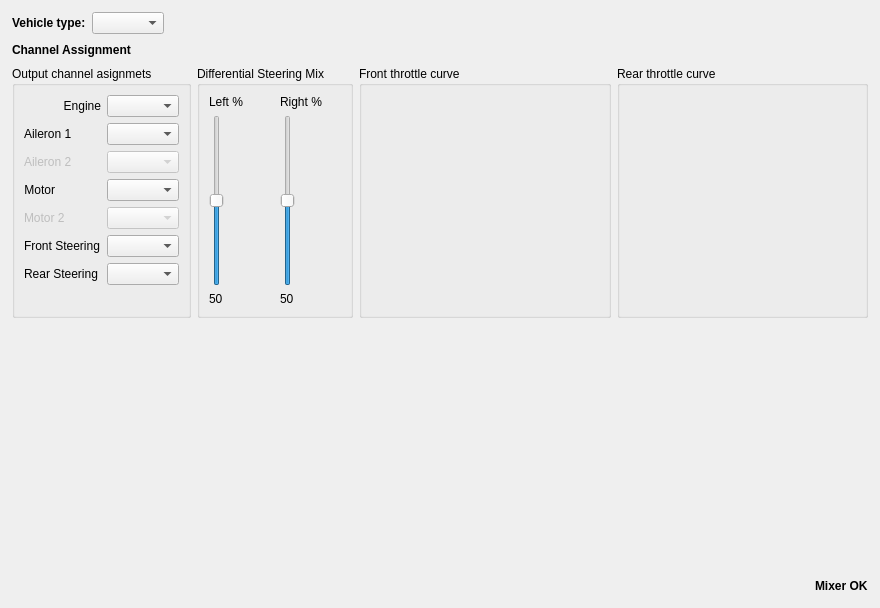
<?xml version="1.0" encoding="UTF-8"?>
<ui version="4.0">
 <class>GroundConfigWidget</class>
 <widget class="QWidget" name="GroundConfigWidget">
  <property name="geometry">
   <rect>
    <x>0</x>
    <y>0</y>
    <width>880</width>
    <height>608</height>
   </rect>
  </property>
  <property name="windowTitle">
   <string>Form</string>
  </property>
  <layout class="QVBoxLayout" name="verticalLayout_10">
   <property name="margin">
    <number>12</number>
   </property>
   <item>
    <layout class="QVBoxLayout" name="verticalLayout_61">
     <item>
      <layout class="QHBoxLayout" name="horizontalLayout_31">
       <item>
        <widget class="QLabel" name="label_51">
         <property name="sizePolicy">
          <sizepolicy hsizetype="Minimum" vsizetype="Preferred">
           <horstretch>0</horstretch>
           <verstretch>0</verstretch>
          </sizepolicy>
         </property>
         <property name="font">
          <font>
           <weight>75</weight>
           <bold>true</bold>
          </font>
         </property>
         <property name="text">
          <string>Vehicle type:</string>
         </property>
        </widget>
       </item>
       <item>
        <widget class="QComboBox" name="groundVehicleType"/>
       </item>
       <item>
        <spacer name="horizontalSpacer_31">
         <property name="orientation">
          <enum>Qt::Horizontal</enum>
         </property>
         <property name="sizeHint" stdset="0">
          <size>
           <width>40</width>
           <height>20</height>
          </size>
         </property>
        </spacer>
       </item>
      </layout>
     </item>
     <item>
      <layout class="QHBoxLayout" name="horizontalLayout_33">
       <item>
        <widget class="QLabel" name="label_7">
         <property name="font">
          <font>
           <weight>75</weight>
           <bold>true</bold>
          </font>
         </property>
         <property name="text">
          <string>Channel Assignment</string>
         </property>
        </widget>
       </item>
       <item>
        <spacer name="horizontalSpacer_15">
         <property name="orientation">
          <enum>Qt::Horizontal</enum>
         </property>
         <property name="sizeHint" stdset="0">
          <size>
           <width>40</width>
           <height>20</height>
          </size>
         </property>
        </spacer>
       </item>
      </layout>
     </item>
     <item>
      <layout class="QHBoxLayout" name="horizontalLayout_41">
       <item>
        <widget class="QGroupBox" name="groupBox_7">
         <property name="sizePolicy">
          <sizepolicy hsizetype="Preferred" vsizetype="Expanding">
           <horstretch>0</horstretch>
           <verstretch>0</verstretch>
          </sizepolicy>
         </property>
         <property name="minimumSize">
          <size>
           <width>0</width>
           <height>100</height>
          </size>
         </property>
         <property name="title">
          <string>Output channel asignmets</string>
         </property>
         <layout class="QFormLayout" name="formLayout_5">
          <item row="0" column="0">
           <widget class="QLabel" name="gvEngineLabel">
            <property name="minimumSize">
             <size>
              <width>77</width>
              <height>0</height>
             </size>
            </property>
            <property name="text">
             <string>Engine</string>
            </property>
            <property name="alignment">
             <set>Qt::AlignRight|Qt::AlignTrailing|Qt::AlignVCenter</set>
            </property>
           </widget>
          </item>
          <item row="0" column="1">
           <widget class="QComboBox" name="gvEngineChannelBox">
            <property name="toolTip">
             <string>Select output channel for the engine</string>
            </property>
           </widget>
          </item>
          <item row="1" column="0">
           <widget class="QLabel" name="gvAileron1Label">
            <property name="minimumSize">
             <size>
              <width>60</width>
              <height>0</height>
             </size>
            </property>
            <property name="text">
             <string>Aileron 1</string>
            </property>
           </widget>
          </item>
          <item row="1" column="1">
           <widget class="QComboBox" name="gvAileron1ChannelBox">
            <property name="toolTip">
             <string>Select output channel for the first aileron (or elevon)</string>
            </property>
           </widget>
          </item>
          <item row="2" column="0">
           <widget class="QLabel" name="gvAileron2Label">
            <property name="enabled">
             <bool>false</bool>
            </property>
            <property name="minimumSize">
             <size>
              <width>60</width>
              <height>0</height>
             </size>
            </property>
            <property name="text">
             <string>Aileron 2</string>
            </property>
           </widget>
          </item>
          <item row="2" column="1">
           <widget class="QComboBox" name="gvAileron2ChannelBox">
            <property name="enabled">
             <bool>false</bool>
            </property>
            <property name="toolTip">
             <string>Select output channel for the second aileron (or elevon)</string>
            </property>
           </widget>
          </item>
          <item row="3" column="0">
           <widget class="QLabel" name="gvMotor1Label">
            <property name="minimumSize">
             <size>
              <width>0</width>
              <height>0</height>
             </size>
            </property>
            <property name="text">
             <string>Motor</string>
            </property>
            <property name="alignment">
             <set>Qt::AlignRight|Qt::AlignTrailing|Qt::AlignVCenter</set>
            </property>
           </widget>
          </item>
          <item row="3" column="1">
           <widget class="QComboBox" name="gvMotor1ChannelBox">
            <property name="toolTip">
             <string>Select output channel for the first motor</string>
            </property>
           </widget>
          </item>
          <item row="4" column="0">
           <widget class="QLabel" name="gvMotor2Label">
            <property name="enabled">
             <bool>false</bool>
            </property>
            <property name="minimumSize">
             <size>
              <width>47</width>
              <height>0</height>
             </size>
            </property>
            <property name="text">
             <string>Motor 2</string>
            </property>
           </widget>
          </item>
          <item row="4" column="1">
           <widget class="QComboBox" name="gvMotor2ChannelBox">
            <property name="enabled">
             <bool>false</bool>
            </property>
            <property name="toolTip">
             <string>Select output channel for a second motor</string>
            </property>
           </widget>
          </item>
          <item row="5" column="0">
           <widget class="QLabel" name="gvSteering1Label">
            <property name="text">
             <string>Front Steering</string>
            </property>
           </widget>
          </item>
          <item row="5" column="1">
           <widget class="QComboBox" name="gvSteering1ChannelBox">
            <property name="toolTip">
             <string>Select output channel for the first steering actuator</string>
            </property>
           </widget>
          </item>
          <item row="6" column="0">
           <widget class="QLabel" name="gvSteering2Label">
            <property name="text">
             <string>Rear Steering</string>
            </property>
           </widget>
          </item>
          <item row="6" column="1">
           <widget class="QComboBox" name="gvSteering2ChannelBox">
            <property name="toolTip">
             <string>Select output channel for a second steering actuator</string>
            </property>
           </widget>
          </item>
         </layout>
        </widget>
       </item>
       <item>
        <widget class="QGroupBox" name="differentialSteeringMixBox">
         <property name="enabled">
          <bool>true</bool>
         </property>
         <property name="sizePolicy">
          <sizepolicy hsizetype="Preferred" vsizetype="Expanding">
           <horstretch>0</horstretch>
           <verstretch>0</verstretch>
          </sizepolicy>
         </property>
         <property name="title">
          <string>Differential Steering Mix</string>
         </property>
         <layout class="QVBoxLayout" name="verticalLayout_33">
          <item>
           <layout class="QHBoxLayout" name="horizontalLayout_30">
            <item>
             <layout class="QVBoxLayout" name="verticalLayout_34">
              <item>
               <widget class="QLabel" name="differentialSteeringLabel1">
                <property name="minimumSize">
                 <size>
                  <width>65</width>
                  <height>0</height>
                 </size>
                </property>
                <property name="text">
                 <string>Left %</string>
                </property>
               </widget>
              </item>
              <item>
               <widget class="QSlider" name="differentialSteeringSlider1">
                <property name="maximum">
                 <number>100</number>
                </property>
                <property name="value">
                 <number>50</number>
                </property>
                <property name="orientation">
                 <enum>Qt::Vertical</enum>
                </property>
               </widget>
              </item>
              <item>
               <widget class="QLabel" name="gvDiffSteering1Label">
                <property name="text">
                 <string>50</string>
                </property>
               </widget>
              </item>
             </layout>
            </item>
            <item>
             <layout class="QVBoxLayout" name="verticalLayout_35">
              <item>
               <widget class="QLabel" name="differentialSteeringLabel2">
                <property name="minimumSize">
                 <size>
                  <width>50</width>
                  <height>0</height>
                 </size>
                </property>
                <property name="text">
                 <string>Right %</string>
                </property>
               </widget>
              </item>
              <item>
               <widget class="QSlider" name="differentialSteeringSlider2">
                <property name="maximum">
                 <number>100</number>
                </property>
                <property name="value">
                 <number>50</number>
                </property>
                <property name="orientation">
                 <enum>Qt::Vertical</enum>
                </property>
               </widget>
              </item>
              <item>
               <widget class="QLabel" name="gvDiffSteering2Label">
                <property name="text">
                 <string>50</string>
                </property>
               </widget>
              </item>
             </layout>
            </item>
           </layout>
          </item>
         </layout>
        </widget>
       </item>
       <item>
        <widget class="QGroupBox" name="gvThrottleCurve1GroupBox">
         <property name="sizePolicy">
          <sizepolicy hsizetype="Preferred" vsizetype="Preferred">
           <horstretch>0</horstretch>
           <verstretch>100</verstretch>
          </sizepolicy>
         </property>
         <property name="title">
          <string>Front throttle curve</string>
         </property>
         <layout class="QVBoxLayout" name="verticalLayout_36">
          <item>
           <widget class="MixerCurve" name="groundVehicleThrottle1" native="true">
            <property name="sizePolicy">
             <sizepolicy hsizetype="MinimumExpanding" vsizetype="MinimumExpanding">
              <horstretch>0</horstretch>
              <verstretch>0</verstretch>
             </sizepolicy>
            </property>
            <property name="minimumSize">
             <size>
              <width>0</width>
              <height>0</height>
             </size>
            </property>
            <property name="maximumSize">
             <size>
              <width>500</width>
              <height>500</height>
             </size>
            </property>
            <property name="sizeIncrement">
             <size>
              <width>10</width>
              <height>10</height>
             </size>
            </property>
            <property name="baseSize">
             <size>
              <width>300</width>
              <height>350</height>
             </size>
            </property>
           </widget>
          </item>
         </layout>
        </widget>
       </item>
       <item>
        <widget class="QGroupBox" name="gvThrottleCurve2GroupBox">
         <property name="sizePolicy">
          <sizepolicy hsizetype="Preferred" vsizetype="Preferred">
           <horstretch>0</horstretch>
           <verstretch>0</verstretch>
          </sizepolicy>
         </property>
         <property name="title">
          <string>Rear throttle curve</string>
         </property>
         <layout class="QVBoxLayout" name="verticalLayout_37">
          <item>
           <widget class="MixerCurve" name="groundVehicleThrottle2" native="true">
            <property name="sizePolicy">
             <sizepolicy hsizetype="MinimumExpanding" vsizetype="MinimumExpanding">
              <horstretch>0</horstretch>
              <verstretch>0</verstretch>
             </sizepolicy>
            </property>
            <property name="minimumSize">
             <size>
              <width>0</width>
              <height>0</height>
             </size>
            </property>
            <property name="maximumSize">
             <size>
              <width>500</width>
              <height>500</height>
             </size>
            </property>
            <property name="sizeIncrement">
             <size>
              <width>10</width>
              <height>10</height>
             </size>
            </property>
            <property name="baseSize">
             <size>
              <width>300</width>
              <height>350</height>
             </size>
            </property>
           </widget>
          </item>
         </layout>
        </widget>
       </item>
      </layout>
     </item>
     <item>
      <spacer name="verticalSpacer_1">
       <property name="orientation">
        <enum>Qt::Vertical</enum>
       </property>
       <property name="sizeHint" stdset="0">
        <size>
         <width>20</width>
         <height>40</height>
        </size>
       </property>
      </spacer>
     </item>
     <item>
      <layout class="QHBoxLayout" name="horizontalLayout_28">
       <item>
        <spacer name="horizontalSpacer_21">
         <property name="orientation">
          <enum>Qt::Horizontal</enum>
         </property>
         <property name="sizeHint" stdset="0">
          <size>
           <width>40</width>
           <height>20</height>
          </size>
         </property>
        </spacer>
       </item>
       <item>
        <widget class="QLabel" name="gvStatusLabel">
         <property name="font">
          <font>
           <weight>75</weight>
           <bold>true</bold>
          </font>
         </property>
         <property name="text">
          <string>Mixer OK</string>
         </property>
        </widget>
       </item>
      </layout>
     </item>
    </layout>
   </item>
  </layout>
 </widget>
 <customwidgets>
  <customwidget>
   <class>MixerCurve</class>
   <extends>QWidget</extends>
   <header location="global">mixercurve.h</header>
   <container>1</container>
  </customwidget>
 </customwidgets>
 <resources>
  <include location="../coreplugin/core.qrc"/>
 </resources>
 <connections>
  <connection>
   <sender>differentialSteeringSlider1</sender>
   <signal>valueChanged(int)</signal>
   <receiver>gvDiffSteering1Label</receiver>
   <slot>setNum(int)</slot>
   <hints>
    <hint type="sourcelabel">
     <x>124</x>
     <y>126</y>
    </hint>
    <hint type="destinationlabel">
     <x>315</x>
     <y>391</y>
    </hint>
   </hints>
  </connection>
  <connection>
   <sender>differentialSteeringSlider2</sender>
   <signal>valueChanged(int)</signal>
   <receiver>gvDiffSteering2Label</receiver>
   <slot>setNum(int)</slot>
   <hints>
    <hint type="sourcelabel">
     <x>124</x>
     <y>126</y>
    </hint>
    <hint type="destinationlabel">
     <x>390</x>
     <y>391</y>
    </hint>
   </hints>
  </connection>
 </connections>
</ui>
